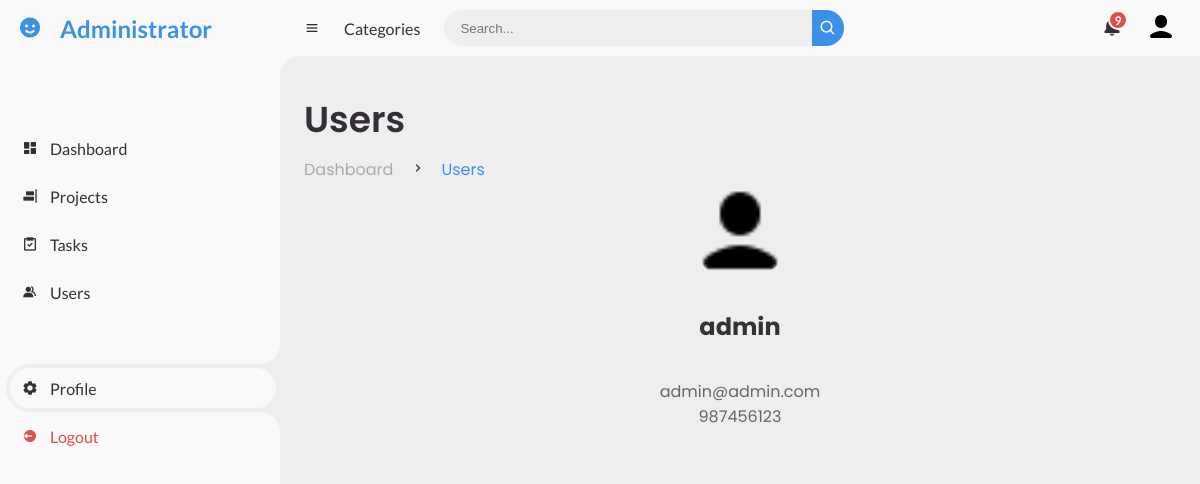
Screenshot of /includes/profile.php (signed in) with the database file from the repository.
### tables this page shows
CREATE TABLE `users` (
  `id` int(11) NOT NULL,
  `name` varchar(200) NOT NULL,
  `email` varchar(390) NOT NULL,
  `number` varchar(20) NOT NULL,
  `password` varchar(200) NOT NULL,
  `user_role` int(11) NOT NULL
);

### includes/dynamic_role_title.php (called while the page is built, shortened)
<?php
if (isset($_SESSION['user_role']) && isset($_SESSION['user_email'])) {
    $user_role = $_SESSION['user_role'];
    switch ($user_role) {
        case 1:
            $greeting = 'Administrator';
            break;
    }
} else {
    header("Location: user_login.php");
    exit;
}
?>

### includes/profile.php (the view, shortened to what this page needs)
<?php
include 'dynamic_role_title.php';
include 'dynamic_project.php';
$user_id = $_SESSION['user_id'];
$sql = "SELECT * FROM users WHERE id = $user_id";
$result = $conn->query($sql);
if ($result && $result->num_rows > 0) {
    $user = $result->fetch_assoc();
    $username = $user['name'];
    $email = $user['email'];
    $number = $user['number'];
} else {
    $username = "User Not Found";
    $email = "N/A";
}
?>
<!DOCTYPE html>
<html lang="en">
<head>
    <link href='https://unpkg.com/boxicons@2.1.4/css/boxicons.min.css' rel='stylesheet'>
    <link rel="stylesheet" href="../CSS/user_dashboard.css">
</head>
<body>
    <section id="sidebar">
        <a class="brand" href="#">
            <i class="bx bxs-smile"></i><span class="text"><?php echo $greeting; ?></span>
        </a>
        <ul class="side-menu top">
            <li>
                <a href="admin_dashboard.php" class="sidebar-link" data-section="dashboard">
                    <i class='bx bxs-dashboard'></i>
                    <span class="text">Dashboard</span>
                </a>
            </li>
            <li>
                <a href="projects.php" class="sidebar-link" data-section="projects">
                    <i class='bx bxs-objects-horizontal-right'></i>
                    <span class="text">Projects</span>
                </a>
            </li>
            <li>
                <a href="task.php" id="tasks-link">
                    <i class='bx bx-task'></i>
                    <span class="text">Tasks</span>
                </a>
            </li>
			<?php if ($_SESSION['user_role'] == 1) : ?>
				<li>
					<a href="users.php">
						<i class='bx bxs-group'></i>
						<span class="text">Users</span>
					</a>
				</li>
			<?php endif; ?>
        </ul>
        <ul class="side-menu">
        <li class="active">
                <a href="#" id="settings-link">
                    <i class='bx bxs-cog'></i>
                    <span class="text">Profile</span>
                </a>
            </li>
            <li>
                <a href="user_login.php" class="logout">
                    <i class='bx bxs-log-out-circle'></i>
                    <span class="text">Logout</span>
                </a>
            </li>
        </ul>
    </section>
    <section id="content">
        <nav>
            <i class='bx bx-menu'></i>
            <a href="#" class="nav-link">Categories</a>
            <form action="#">
                <div class="form-input">
                    <input type="search" placeholder="Search...">
                    <button type="submit" class="search-btn"><i class='bx bx-search'></i></button>
                </div>
            </form>
            <a href="#" class="notification">
                <span class="num">9</span>
            </a>
            <a href="#" class="profile">
                <img src="icons8-user-30.png">
            </a>
        </nav>
        <main>
        <div class="head-title">
                    <div class="left">
                        <h1>Users</h1>
                        <ul class="breadcrumb">
                            <li>
                                <a href="#">Dashboard</a>
                            </li>
                            <li><i class='bx bx-chevron-right'></i></li>
                            <li>
                                <a class="active" href="#">Users</a>
                            </li>
                        </ul>
                    </div>
        </div>
        <div class="profile-info">
                    <img src="icons8-user-30.png" alt="">
                    <h1><?php echo $username; ?></h1><br>
                    <p><?php echo $email; ?></p>
                    <p><?php echo $number; ?> </p>
                </div>
        </main>
    </section>
</body>
</html>

### CSS/user_dashboard.css (style rules this page uses)
* { margin: 0; padding: 0; box-sizing: border-box; }
a { text-decoration: none; }
li { list-style: none; }
:root { --poppins: 'Poppins', sans-serif; --lato: 'Lato', sans-serif; --light: #F9F9F9; --blue: #3C91E6; --light-blue: #CFE8FF; --grey: #eee; --dark-grey: #AAAAAA; --dark: #342E37; --red: #DB504A; --yellow: #FFCE26; --light-yellow: #FFF2C6; --orange: #FD7238; --light-orange: #FFE0D3; }
html { overflow-x: hidden; }
body { background: var(--grey); overflow-x: hidden; }
#sidebar { position: fixed; top: 0; left: 0; width: 280px; height: 100%; background: var(--light); z-index: 2000; font-family: var(--lato); transition: .3s ease; overflow-x: hidden; scrollbar-width: none; }
#sidebar .brand { font-size: 24px; font-weight: 700; height: 56px; display: flex; align-items: center; color: var(--blue); position: sticky; top: 0; left: 0; background: var(--light); z-index: 500; padding-bottom: 20px; box-sizing: content-box; }
#sidebar .brand .bx { min-width: 60px; display: flex; justify-content: center; }
#sidebar .side-menu { width: 100%; margin-top: 48px; }
#sidebar .side-menu li { height: 48px; background: transparent; margin-left: 6px; border-radius: 48px 0 0 48px; padding: 4px; }
#sidebar .side-menu li.active { background: var(--grey); position: relative; }
#sidebar .side-menu li.active::before { content: ''; position: absolute; width: 40px; height: 40px; border-radius: 50%; top: -40px; right: 0; box-shadow: 20px 20px 0 var(--grey); z-index: -1; }
#sidebar .side-menu li.active::after { content: ''; position: absolute; width: 40px; height: 40px; border-radius: 50%; bottom: -40px; right: 0; box-shadow: 20px -20px 0 var(--grey); z-index: -1; }
#sidebar .side-menu li a { width: 100%; height: 100%; background: var(--light); display: flex; align-items: center; border-radius: 48px; font-size: 16px; color: var(--dark); white-space: nowrap; overflow-x: hidden; }
#sidebar .side-menu li a.logout { color: var(--red); }
#sidebar .side-menu li a .bx { min-width: calc(60px - ((4px + 6px) * 2)); display: flex; justify-content: center; }
#sidebar .side-menu.top li { position: relative; }
#content { position: relative; width: calc(100% - 280px); left: 280px; transition: .3s ease; }
#content nav { height: 56px; background: var(--light); padding: 0 24px; display: flex; align-items: center; grid-gap: 24px; font-family: var(--lato); position: sticky; top: 0; left: 0; z-index: 1000; }
#content nav::before { content: ''; position: absolute; width: 40px; height: 40px; bottom: -40px; left: 0; border-radius: 50%; box-shadow: -20px -20px 0 var(--light); }
#content nav a { color: var(--dark); }
#content nav .bx.bx-menu { cursor: pointer; color: var(--dark); }
#content nav .nav-link { font-size: 16px; transition: .3s ease; }
#content nav form { max-width: 400px; width: 100%; margin-right: auto; }
#content nav form .form-input { display: flex; align-items: center; height: 36px; }
#content nav form .form-input input { flex-grow: 1; padding: 0 16px; height: 100%; border: none; background: var(--grey); border-radius: 36px 0 0 36px; outline: none; width: 100%; color: var(--dark); }
#content nav form .form-input button { width: 36px; height: 100%; display: flex; justify-content: center; align-items: center; background: var(--blue); color: var(--light); font-size: 18px; border: none; outline: none; border-radius: 0 36px 36px 0; cursor: pointer; }
#content nav .notification { font-size: 20px; position: relative; }
#content nav .notification .num { position: absolute; top: -6px; right: -6px; width: 20px; height: 20px; border-radius: 50%; border: 2px solid var(--light); background: var(--red); color: var(--light); font-weight: 700; font-size: 12px; display: flex; justify-content: center; align-items: center; }
#content main { width: 100%; padding: 36px 24px; font-family: var(--poppins); max-height: calc(100vh - 56px); overflow-y: auto; }
#content main .head-title { display: flex; align-items: center; justify-content: space-between; grid-gap: 16px; flex-wrap: wrap; }
#content main .head-title .left h1 { font-size: 36px; font-weight: 600; margin-bottom: 10px; color: var(--dark); }
#content main .head-title .left .breadcrumb { display: flex; align-items: center; grid-gap: 16px; }
#content main .head-title .left .breadcrumb li { color: var(--dark); }
#content main .head-title .left .breadcrumb li a { color: var(--dark-grey); pointer-events: none; }
#content main .head-title .left .breadcrumb li a.active { color: var(--blue); pointer-events: unset; }

### rows the page displays
users: name "admin", email "admin@admin.com", number "987456123"

### other values shown
$greeting "Administrator"
